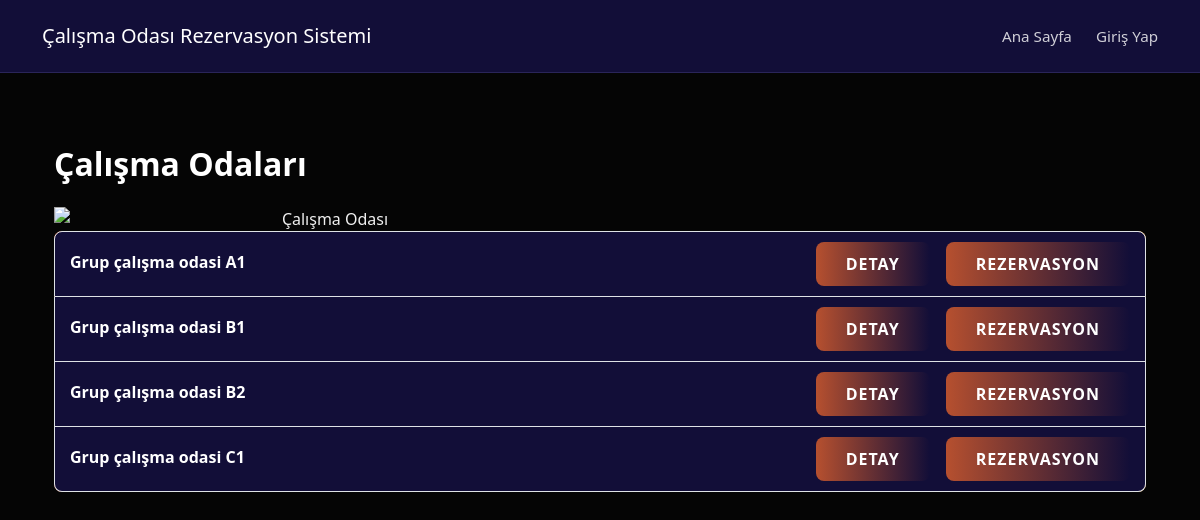
/rooms/, run on the app's committed database.
### rooms/models.py (models this page shows, shortened)
class Room(models.Model):
    name = models.CharField(max_length=100, verbose_name="Oda Adı")
    slug = models.SlugField(unique=True, blank=True, null=True)
    capacity = models.PositiveIntegerField(verbose_name="Kapasite")
    location = models.CharField(max_length=200, verbose_name="Konum", blank=True)
    is_active = models.BooleanField(default=True, verbose_name="Aktif mi?")

### rooms/views.py (the view)
# urls.py: path('', views.room_list, name='list'),
def room_list(request):
    rooms = Room.objects.all()
    return render(request, 'list.html', {'rooms': rooms})

### rooms/templates/list.html (shortened to what this page needs)
{% extends "base.html" %}
{% load static %}
{% block content %}
<div class="container py-5">
  <h2 class="mb-4 text-white fw-bold">Çalışma Odaları</h2>
  <div class="col-md-6 d-none d-md-block text-center hero-image-col">
            <img src="{% static 'img/elegant-vintage-library-with-wooden-shelves-sophisticated-green-lamps.jpg' %}" alt="Çalışma Odası" class="img-fluid hero-image">
        </div>
  <ul class="list-group custom-btn-2">
    {% for room in rooms %}
      <li class="list-group-item d-flex justify-content-between align-items-center blurred-box">
        <div>
          <h6 class="fw-bold mb-1">{{ room.name }}</h6>
        </div>
        <div class="d-flex gap-3">
          <a href="{% url 'rooms:detail' room.id %}" class="custom-btn">Detay</a>
          <a href="{% url 'reservations:create' room.id %}" class="custom-btn">Rezervasyon </a>
        </div>
      </li>
    {% empty %}
      <li class="list-group-item text-muted">Şu anda hiç oda bulunmamaktadır.</li>
    {% endfor %}
  </ul>
</div>
{% endblock %}

### calismaodasi/static/css/styles.css (style rules this page uses)
.dark-theme { background-color: #050505; color: #f0f0f0; min-height: 100vh; }
.custom-btn { background-image: linear-gradient(to right, #b6502f, #120e38); border: none; color: white; padding: 10px 30px; border-radius: 8px; font-weight: bold; text-transform: uppercase; letter-spacing: 1px; text-decoration: none; display: inline-block; transition: transform 0.2s ease, box-shadow 0.2s ease; }
.col-md-6 img { max-width: 100%; height: auto; width: 100% ; display: block; }
.custom-btn-2 { background-image: linear-gradient(to right, #b6502f, #f7b15e); border: none; color: white; padding: 4px 10px; border-radius: 8px; font-weight: bold; text-decoration: none; }
.blurred-box { background-color: #120e38; color: #ffffff; width: 100%; max-width: 100%; margin-left: 0; margin-right: 0; padding: 10px 15px; box-sizing: border-box; }
.list-group.custom-btn-2 { padding: 0; margin: 0; width:inline-block; }

### data on the page
Room: name "Grup çalışma odasi A1"
Room: name "Grup çalışma odasi B1"
Room: name "Grup çalışma odasi B2"
Room: name "Grup çalışma odasi C1"
